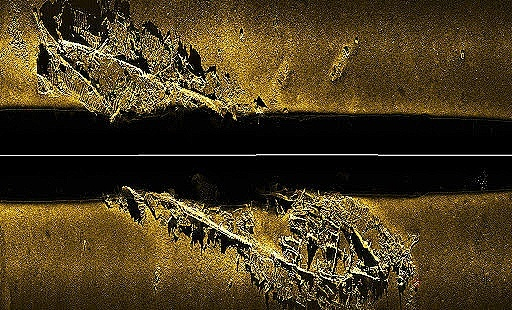
#> input picture NEWP/underwater/data/dataset_sctd/images/train/sonar_00026.jpg, 512 x 310 px
$ python -i sonar_preprocessing.py   (imports and definitions only)
#> lines starting #> are read from the running program, lines starting #| are printed output that depends on the picture
#> further down, picture is the input picture: shape (310, 512, 3); mean B, G, R 33.7, 58.6, 72
"""Preprocessing for side-scan sonar (SSS) imagery.

Handles the acoustic-imagery-specific challenges called out in the problem statement:
speckle noise, varying pixel resolution, and motion-induced (heave/pitch/roll) row
dropouts/streaks.
"""
from __future__ import annotations

import cv2
import numpy as np


def load_grayscale(image: np.ndarray) -> np.ndarray:
    """Normalize an input image (any channel count) to single-channel uint8 grayscale."""
    if image.ndim == 3:
        image = cv2.cvtColor(image, cv2.COLOR_BGR2GRAY)
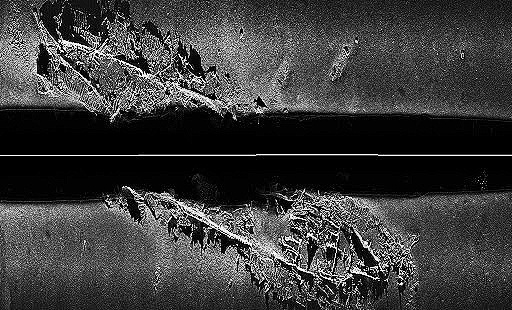
#> image: shape (310, 512); min 0, max 255, mean 59.8
    if image.dtype != np.uint8:
        image = cv2.normalize(image, None, 0, 255, cv2.NORM_MINMAX).astype(np.uint8)
    return image


def despeckle(gray: np.ndarray) -> np.ndarray:
    """Reduce multiplicative speckle noise typical of acoustic backscatter.

    A median filter removes salt-and-pepper speckle while a small-window bilateral
    filter preserves debris edges (needed for accurate bounding boxes later).
    """
    median = cv2.medianBlur(gray, 5)
    return cv2.bilateralFilter(median, d=7, sigmaColor=50, sigmaSpace=50)


def correct_motion_dropouts(gray: np.ndarray) -> np.ndarray:
    """Repair row-wise dropout/streaking artifacts caused by AUV heave/pitch/roll.

    Rows whose mean intensity deviates sharply from their neighbors (dead pings /
    saturation) are replaced by an interpolation of the surrounding rows.
    """
    row_means = gray.mean(axis=1)
#> row_means = 310 values, max 209.7 at index 155, min 0 at index 144, mean 59.81
    if len(row_means) < 3:
        return gray
    diffs = np.abs(np.diff(row_means))
#> diffs = 309 values, max 209.4 at index 155, min 0 at index 136, mean 3.95
    threshold = diffs.mean() + 3 * diffs.std() if diffs.std() > 0 else np.inf
#> threshold = 47.65
    bad_rows = np.where(np.abs(row_means - np.median(row_means)) > threshold)[0]
#> bad_rows = 77 values from 114 to 192

    if len(bad_rows) == 0:
        return gray

    fixed = gray.copy()
    good_rows = np.setdiff1d(np.arange(gray.shape[0]), bad_rows)
#> good_rows = 233 values from 0 to 309
    if len(good_rows) < 2:
        return gray
    for row in bad_rows:
        prev_candidates = good_rows[good_rows < row]
        next_candidates = good_rows[good_rows > row]
        prev_row = prev_candidates[-1] if len(prev_candidates) else next_candidates[0]
        next_row = next_candidates[0] if len(next_candidates) else prev_candidates[-1]
        fixed[row] = ((gray[prev_row].astype(np.uint16) + gray[next_row].astype(np.uint16)) // 2).astype(np.uint8)
#> this loop made 77 passes
#> (row, prev_row, next_row) on passes 1 to 12: (114, 113, 115), (116, 115, 154), (117, 115, 154), (118, 115, 154), (119, 115, 154), (120, 115, 154), (121, 115, 154), (122, 115, 154), (123, 115, 154), (124, 115, 154), (125, 115, 154), (126, 115, 154)
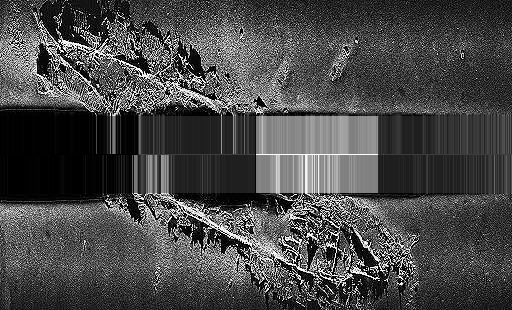
#> fixed: shape (310, 512); min 0, max 255, mean 72.9
#> in despeckle, `median = cv2.medianBlur(gray, 5)`:
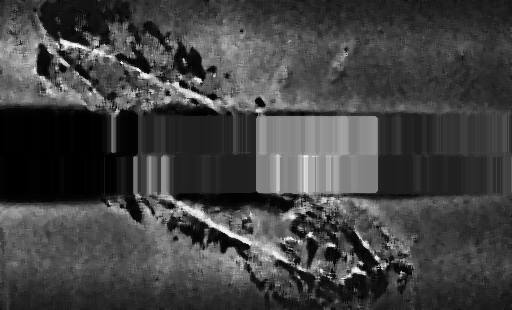
#> median: shape (310, 512); min 0, max 250, mean 66.7
    return fixed


def normalize_range(gray: np.ndarray) -> np.ndarray:
    """Compensate for across-track intensity falloff (near-range vs far-range) via CLAHE."""
    clahe = cv2.createCLAHE(clipLimit=2.5, tileGridSize=(8, 8))
    return clahe.apply(gray)
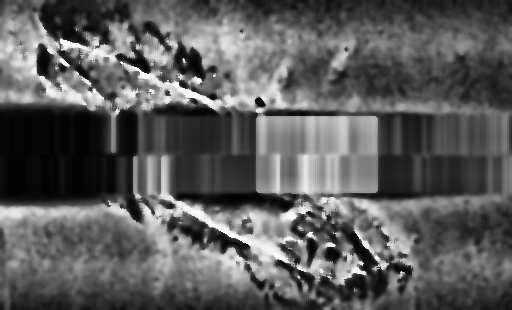
#> returned value: shape (310, 512); min 1, max 255, mean 91.7


def preprocess(image: np.ndarray) -> np.ndarray:
    """Full preprocessing chain: grayscale -> despeckle -> motion repair -> range normalize."""
    gray = load_grayscale(image)
    gray = correct_motion_dropouts(gray)
    gray = despeckle(gray)
    gray = normalize_range(gray)
    return gray

>>> import cv2
>>> picture = cv2.imread('../../data/dataset_sctd/images/train/sonar_00026.jpg')
>>> result = preprocess(picture)

$ run again, on NEWP/underwater/data/dataset_sctd/images/train/sonar_00027.jpg
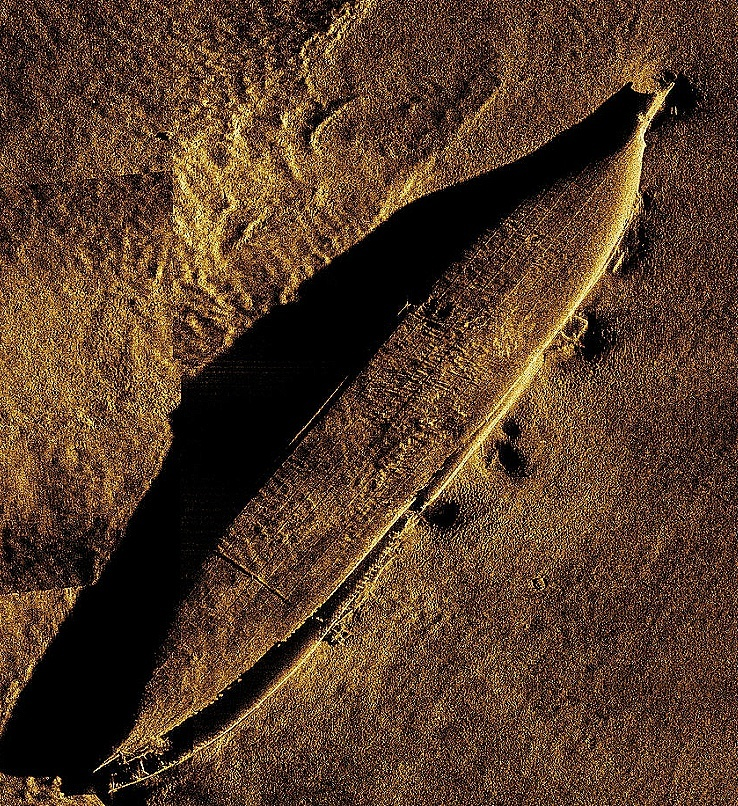
#> input picture NEWP/underwater/data/dataset_sctd/images/train/sonar_00027.jpg, 738 x 806 px
#> picture is the input picture: shape (806, 738, 3); mean B, G, R 44.3, 60.1, 84.3
#> row_means = 806 values, max 84.63 at index 163, min 54.63 at index 692, mean 65.56
#> diffs = 805 values, max 10.32 at index 309, min 0.00136 at index 664, mean 2.18
#> threshold = 7.22
#> bad_rows = 124 values from 6 to 795
#> good_rows = 682 values from 0 to 805
#> the loop in correct_motion_dropouts, `for row in bad_rows:` made 124 passes
#> (row, prev_row, next_row) on passes 4 to 11: (53, 52, 54), (60, 59, 62), (61, 59, 62), (68, 67, 70), (69, 67, 70), (74, 73, 76), (75, 73, 76), (90, 89, 91)
#> after the loop in correct_motion_dropouts, `for row in bad_rows:`:
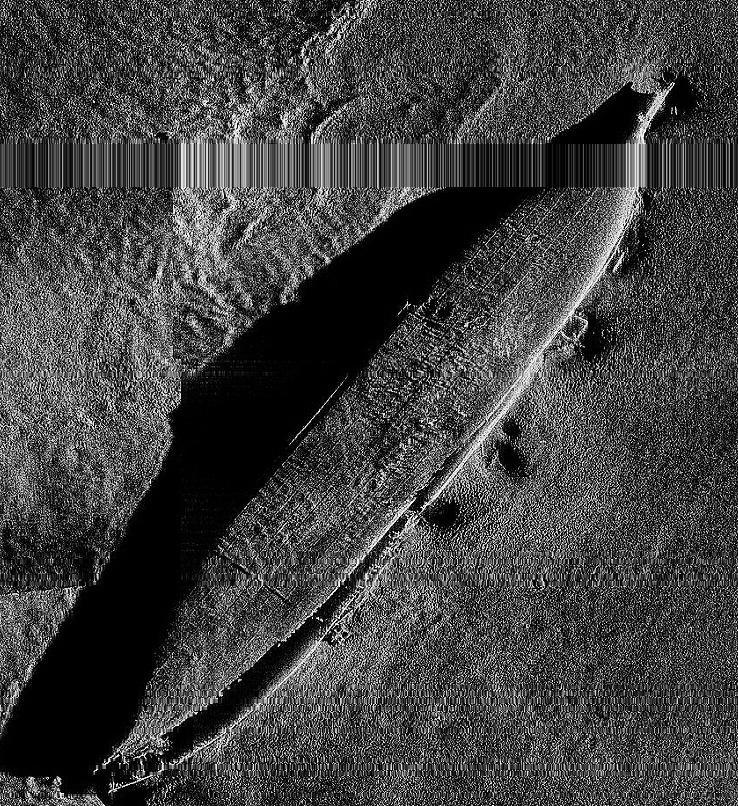
#> fixed: shape (806, 738); min 0, max 254, mean 65.3
#> in normalize_range, `return clahe.apply(gray)`:
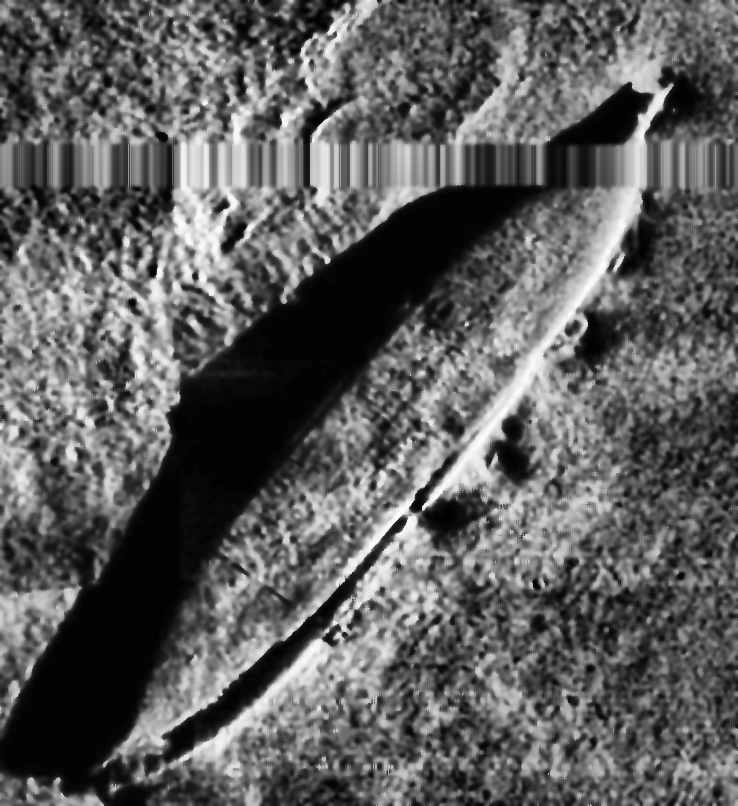
#> returned value: shape (806, 738); min 1, max 252, mean 93.9

$ run again, on NEWP/underwater/data/dataset_sctd/images/train/sonar_00031.jpg
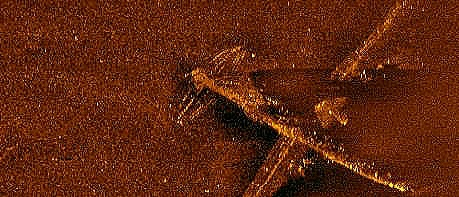
#> input picture NEWP/underwater/data/dataset_sctd/images/train/sonar_00031.jpg, 459 x 197 px
#> picture is the input picture: shape (197, 459, 3); mean B, G, R 19, 38.7, 95.5
#> row_means = 197 values, max 61.37 at index 56, min 46.41 at index 193, mean 53.46
#> diffs = 196 values, max 8.56 at index 191, min 0.024 at index 172, mean 1.92
#> threshold = 6.83
#> bad_rows = [56, 103, 193, 195]
#> good_rows = 193 values from 0 to 196
#> the loop in correct_motion_dropouts, `for row in bad_rows:` made 4 passes
#> (row, prev_row, next_row) on passes 1 to 2: (56, 55, 57), (103, 102, 104)
#> after the loop in correct_motion_dropouts, `for row in bad_rows:`:
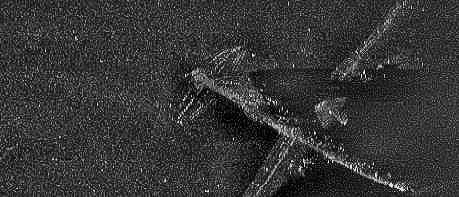
#> fixed: shape (197, 459); min 0, max 248, mean 53.4
#> in normalize_range, `return clahe.apply(gray)`:
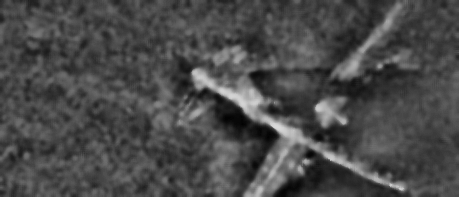
#> returned value: shape (197, 459); min 2, max 218, mean 73.6

$ run again, on NEWP/underwater/data/dataset_sctd/images/train/sonar_00044.jpg
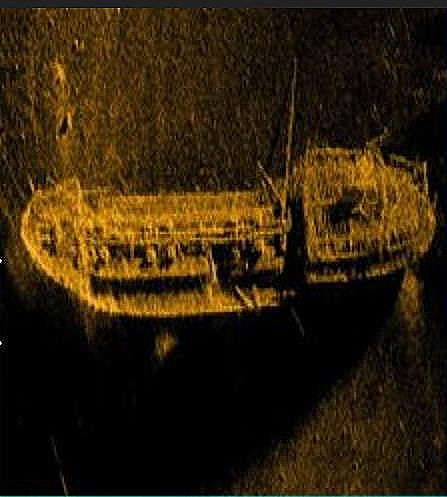
#> input picture NEWP/underwater/data/dataset_sctd/images/train/sonar_00044.jpg, 447 x 497 px
#> picture is the input picture: shape (497, 447, 3); mean B, G, R 11.2, 32.1, 47.2
#> in load_grayscale, `image = cv2.cvtColor(image, cv2.COLOR_BGR2GRAY)`:
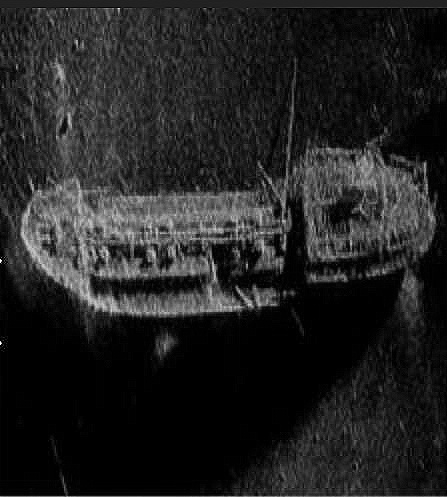
#> image: shape (497, 447); min 0, max 255, mean 34.2
#> row_means = 497 values, max 121.4 at index 496, min 2.99 at index 364, mean 34.23
#> diffs = 496 values, max 92.2 at index 495, min 0.00224 at index 273, mean 1.12
#> threshold = 14.19
#> bad_rows = 308 values from 161 to 496
#> good_rows = 189 values from 0 to 495
#> in normalize_range, `return clahe.apply(gray)`:
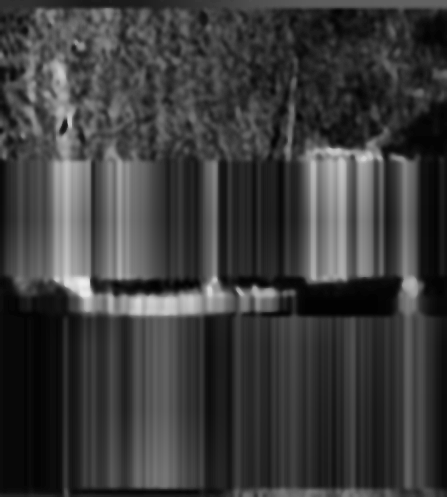
#> returned value: shape (497, 447); min 1, max 238, mean 59.6
